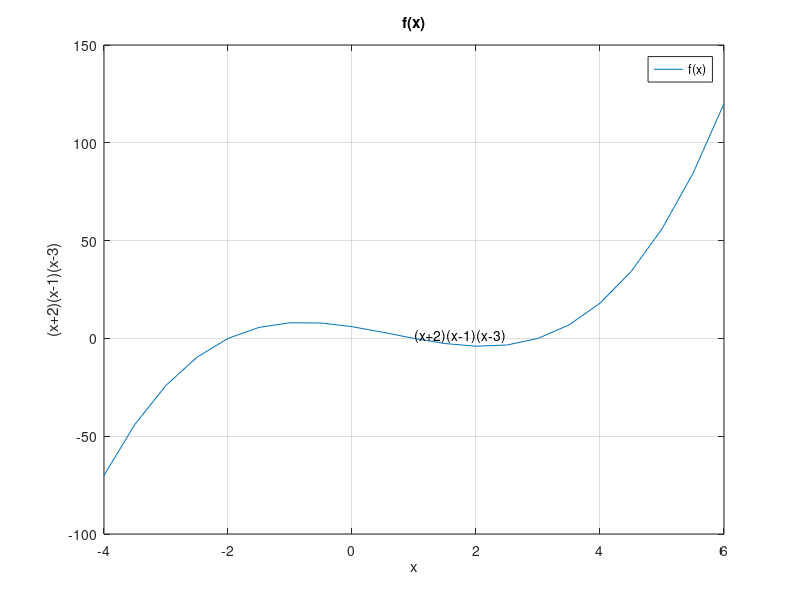

MATLAB code to generate this figure:
% Jason Vong
% ME 203, Section 1001, 1101
% 9/22/2021
% plots

clear all 
clc
format compact

x=[-4:.5:6];
y=(x+2).*(x-1).*(x-3);

plot(x,y)
grid on;
title('f(x)');
xlabel('x');
ylabel('(x+2)(x-1)(x-3)');
legend('f(x)');
text(1,1,'(x+2)(x-1)(x-3)');

